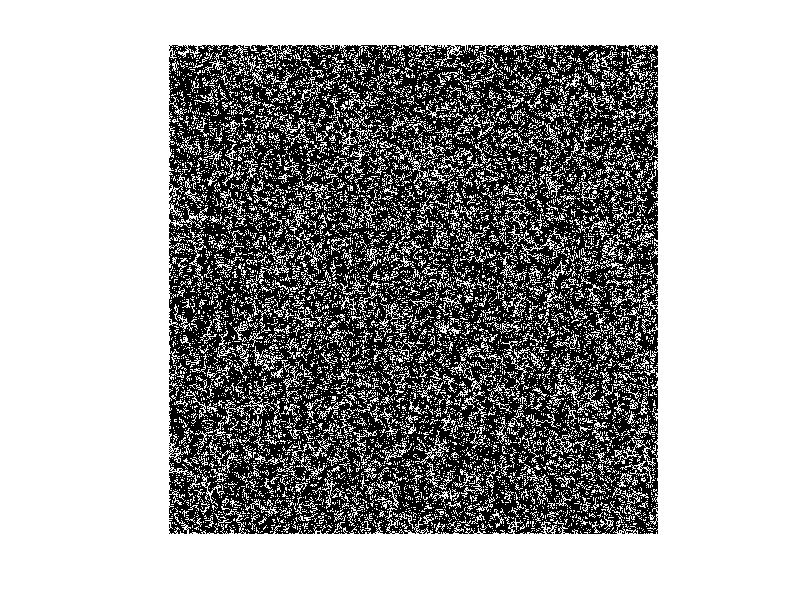

The MATLAB source for this figure: (Note: this script raises an error after producing the figure.)
clear; clc; close all;


A = randi(2, 500) - 1;
%A = randi([0 1], 100 , 100);
h = figure;
axis tight manual % this ensures that getframe() returns a consistent size
filename = 'testAnimated.gif';
for n = 1:1:100
    % Draw plot for y = x.^n
    %x = 0:0.01:1;
    %y = x.^n;
    %plot(x,y) 
    kernel = [1 1 1;...
          1 0 1;...
          1 1 1];


B = conv2(A,kernel,'same');
A = double((A & B == 2) | B == 3);

imshow(A);
    
    
    
    
    drawnow 
    % Capture the plot as an image 
    frame = getframe(h); 
    im = frame2im(frame); 
    [imind,cm] = rgb2ind(im,256); 
    % Write to the GIF File 
    if n == 1 
        imwrite(imind,cm,filename,'gif', 'Loopcount',inf); 
    else 
        imwrite(imind,cm,filename,'gif','WriteMode','append'); 
    end 
end